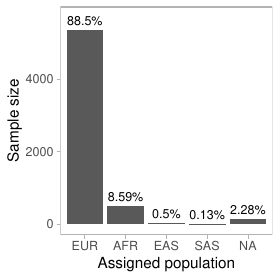

Generate this figure with R:
library(tidyverse)
library(ggplot2)

sizes = readr::read_tsv("Supplementary_Tables_R3 - pop_assign_summary.tsv")
sizes = sizes %>% filter(`Assigned population` != "TOTAL")
sizes = sizes %>% mutate(`Assigned population` = gsub("Admixed", "NA", `Assigned population`))
sizes$`Assigned population` = factor(sizes$`Assigned population`, levels=sizes$`Assigned population`)

plt = ggplot(sizes, aes(x=`Assigned population`, `Sample Size`))+
  geom_col() +
  xlab("Assigned population") + 
  geom_text(aes(label = Percent), vjust = -0.5) + 
  theme_light() + 
  theme(panel.grid = element_blank())

ggsave("assigned_populations.pdf", width=5, height=5)